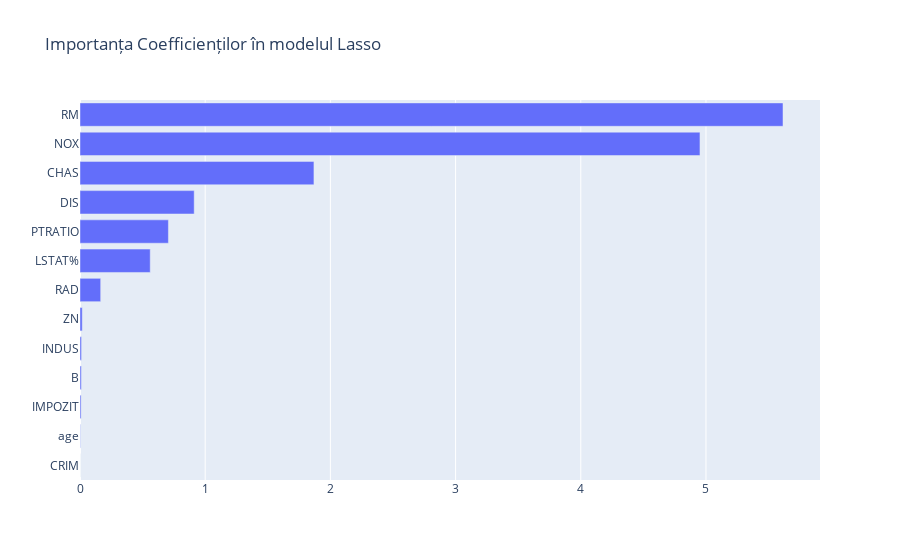

Write notebook code for a chart like this one.
### Markdown cell above
În mărime absolută, și in condițiile în care predictorii au fost standardizați (deci toți iau valori în aceeși scală, comparabile), coeficienți determină importanța predictorilor - coeficient mare => importanță mare:

### Code cell
import plotly.graph_objects as go

fig = go.Figure(go.Bar(
            x=abs(coef).sort_values(),
            y=abs(coef).sort_values().index,
            orientation='h'))

fig.update_layout( title = "Importanța Coefficienților în modelul Lasso")
fig.show()

### Figure 1 — Plotly figure (JSON) as saved in the notebook; plotly's stock layout.template omitted (floating-point values rounded to 4 significant figures)
{"data": [{"orientation": "h", "type": "bar", "x": [0, 0.002623, 0.008774, 0.01073, 0.01229, 0.01794, 0.1652, 0.561, 0.7061, 0.9121, 1.869, 4.952, 5.615], "y": ["CRIM", "age", "IMPOZIT", "B", "INDUS", "ZN", "RAD", "LSTAT%", "PTRATIO", "DIS", "CHAS", "NOX", "RM"]}], "layout": {"title": {"text": "Importanța Coefficienților în modelul Lasso"}}}
